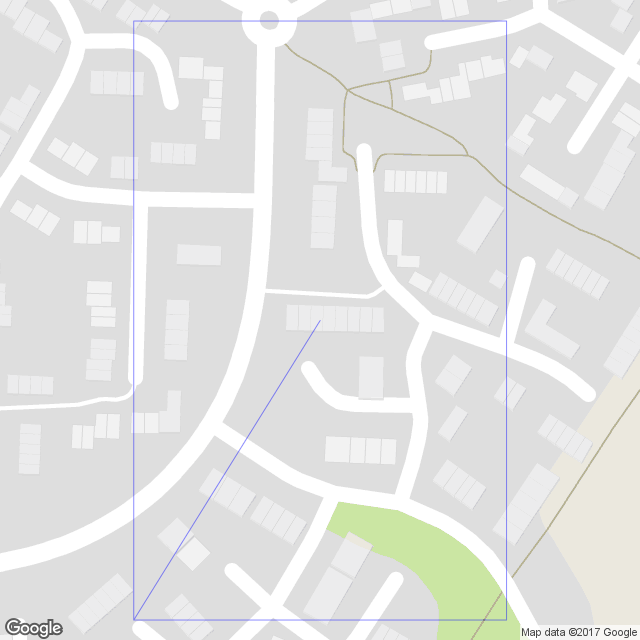
#> input picture archives/london_51.5074.png, 640 x 640 px
$ python calibration.py
#> lines starting #> are read from the running program, lines starting #| are printed output that depends on the picture
#!/usr/bin/python3
"""
    @brief Google Maps Calibration
    @author Kunal_Patel @ Swaayatt-Robots
    @date 2017/oct/11
"""
earthR = 6371.3
width = 640
height = 640

lonWidth = 373 #fixed, if even required 374
lonDelta = int((width-lonWidth)/2)
print (lonDelta)

import numpy as np
import cv2

file0 = "calibration_0.237.png"
file1 = "calibration_23.237.png"
file2 = "calibration_50.237.png"
file3 = "london_51.5074.png"

lat0 = 0.237
lat1 = 23.237
lat2 = 50.237
# lat3 = 51.5704
lat3 = 51.5074

latHeight = int(np.rint(lonWidth / np.cos(lat3/180*np.pi)))
latDelta = int((height-latHeight)/2)
print (latHeight)


### lat 0 ###
img = cv2.imread(file3)
#> img is the input picture: shape (640, 640, 3); mean B, G, R 226.9, 228.4, 227.8
print(file3, type(img))
#| london_51.5074.png <class 'numpy.ndarray'>
img2 = img.copy()

img[:, lonDelta, ...] = 0
img[:, lonDelta+lonWidth, ...] = 0
img[[latDelta,latDelta+latHeight], ...] = 0
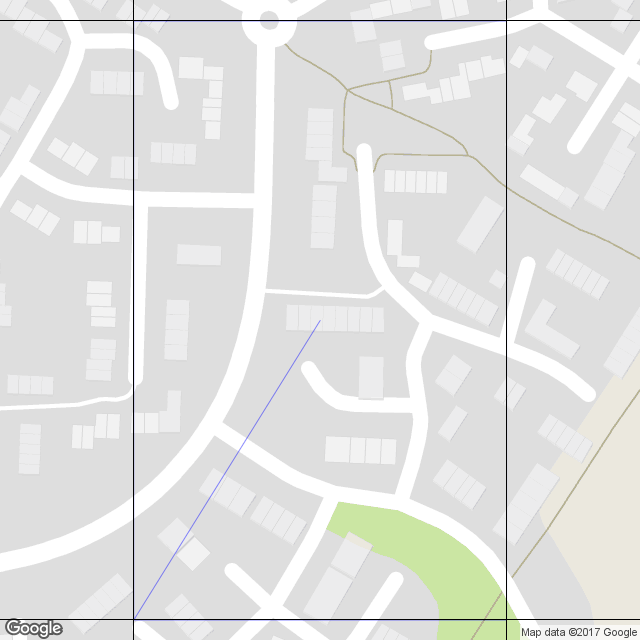
#> img: shape (640, 640, 3); mean B, G, R 225.4, 227.3, 226.8

# [6 lines of commented-out code are left out]

for lat in range(90):
    latHeight1 = int(np.rint(lonWidth / np.cos(lat/180.*np.pi)))
    latDelta = ((height-latHeight1)/2)
    print (lat,latHeight1, int(latDelta), latDelta)
